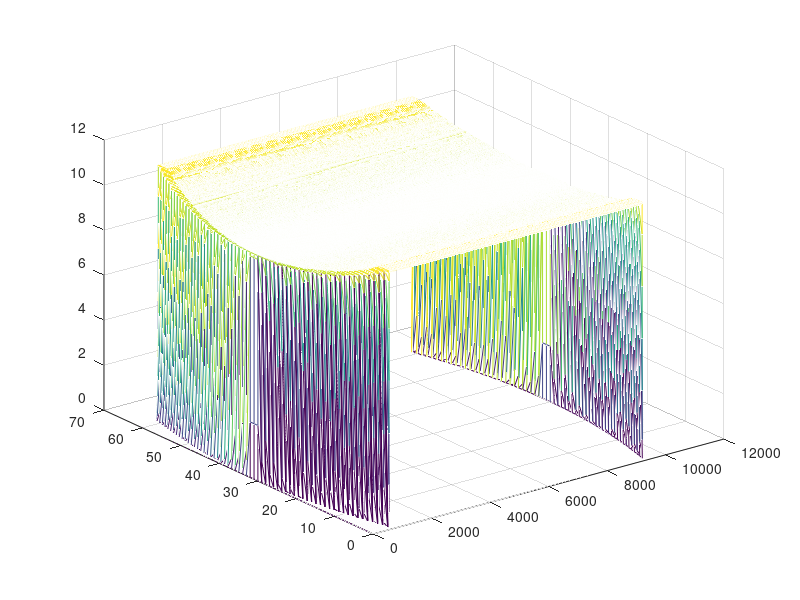

The MATLAB source for this figure:
clear all
clc
c = 3e8; % speed of light
%%%%%%%%%%%%%%%%%%%%%%%%%%%%%%%%%%%%%%%%%%%%
% USER INPUT SECTION
%%%%%%%%%%%%%%%%%%%%%%%%%%%%%%%%%%%%%%%%%%%%

M = 10001; % slow-time dimension, samples; keep it odd.

% Lref is the range bin # of the target, on a 0:L-1 scale, at the center of
% the CPI (middle pulse)
% Lref = round(L/2); % puts target at middle range bin on the middle pulse

F0 = 10e9; % RF (Hz)
B = 1e6; % waveform bandwidth (Hz)

% sampling intervals and rates
Fsft = 5e6;
lambda=0.03;
PRF = 120e3;
L = floor(1/PRF*Fsft); % fast time dimension, samples
Lref = round(L/2);
%%%%%%%%%%%%%%%%%%%%%%%%%%%%%%%%%%%%%%%%%%%%
% END USER INPUT SECTION
%%%%%%%%%%%%%%%%%%%%%%%%%%%%%%%%%%%%%%%%%%%%
% Some derived parameters
m_end = (M-1)/2;
ms = (-m_end:m_end); % slow time index labels

Tft = 1/Fsft; % fast time sampling interval
dr = c*Tft/2; % range bin spacing
Tst = 1/PRF; % slow-time sampling interval (PRI)
Dopv=ms*PRF/M*lambda/2;
v = Dopv(8335); % velocity in m/s towards the radar
%%%%%%%%%%%%%%%%%%%%%%%%%%%%%%%%%%%%%%%%
SNR=10;
SNRVal=10^((SNR-10*log10(10001))/10);
del_phi = -4*pi*(F0/c)*v*Tst; % pulse-to-pulse phase increment due to range change
for f=1:10;
for k=1:2
y=sqrt(SNRVal).*exp(1i*del_phi*ms.').*sinc( B*Tft*((0:L-1)-Lref) );
Noise=1/sqrt(2)*(randn(M,L)+1i.*randn(M,L));
y=y+Noise;
yFFT=fftshift(1/sqrt(M).*fft(y),1);
WinRef=50;
WinTest=1;
Win=[ones(WinRef,1);zeros(WinTest,1);ones(WinRef,1)];
Win=Win./sum(Win);

PFa=5e-5;
PFaTBD=5e-5;

Bins=100;
alpha=Bins*(PFa^(-1/Bins)-1);
alphaTBD=Bins*(PFaTBD^(-1/Bins)-1);
Threshold=zeros(size(y));
for i=1:L;
cfar=cconv(abs(yFFT(:,i)).^2,Win,M);
Threshold(:,i)=cfar;
end
PreAlarms(k,:,:)=(abs(yFFT).^2-alpha*Threshold)>0;
PreAlarmsTBD(k,:,:)=(abs(yFFT).^2-alphaTBD*Threshold)>0;
end;
Alarms(f,:,:)=squeeze(sum(PreAlarms))>=2;
AlarmsTBD(f,:,:)=squeeze(sum(PreAlarmsTBD))>=2;

f
end;

DetMap=zeros(M,10);
for i=1:10
[row,col]=find(squeeze(Alarms(i,:,:)));
DetMap(row,i)=1;
end;


TBDMap=zeros(M,10);
for i=1:10
[row,col]=find(squeeze(AlarmsTBD(i,:,:)));
TBDMap(row,i)=1;
end;
theta = 60:120;
[R,xp] = radon(TBDMap,theta);
sum(DetMap(1667,:))/10
Med=medfilt1(R.',5);

mesh(Med)

